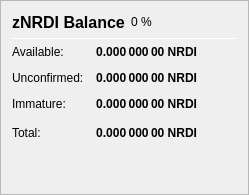
                   <widget class="QFrame" name="frame_ZerocoinBalances">
                    <property name="frameShape">
                     <enum>QFrame::StyledPanel</enum>
                    </property>
                    <property name="frameShadow">
                     <enum>QFrame::Raised</enum>
                    </property>
                    <layout class="QVBoxLayout" name="verticalLayout_7">
                     <item>
                      <layout class="QHBoxLayout" name="horizontalLayout_8" stretch="0,0,0">
                       <item>
                        <widget class="QLabel" name="label_5z_3">
                         <property name="minimumSize">
                          <size>
                           <width>0</width>
                           <height>20</height>
                          </size>
                         </property>
                         <property name="font">
                          <font>
                           <pointsize>12</pointsize>
                           <weight>75</weight>
                           <bold>true</bold>
                          </font>
                         </property>
                         <property name="text">
                          <string>zNRDI Balance</string>
                         </property>
                        </widget>
                       </item>
                       <item>
                        <widget class="QLabel" name="labelzNRDIPercent">
                         <property name="text">
                          <string notr="true">0 %</string>
                         </property>
                        </widget>
                       </item>
                       <item>
                        <spacer name="horizontalSpacer_11">
                         <property name="orientation">
                          <enum>Qt::Horizontal</enum>
                         </property>
                         <property name="sizeHint" stdset="0">
                          <size>
                           <width>40</width>
                           <height>20</height>
                          </size>
                         </property>
                        </spacer>
                       </item>
                      </layout>
                     </item>
                     <item>
                      <widget class="Line" name="line_ZerocoinBalance">
                       <property name="minimumSize">
                        <size>
                         <width>0</width>
                         <height>1</height>
                        </size>
                       </property>
                       <property name="maximumSize">
                        <size>
                         <width>16777215</width>
                         <height>1</height>
                        </size>
                       </property>
                       <property name="orientation">
                        <enum>Qt::Horizontal</enum>
                       </property>
                      </widget>
                     </item>
                     <item>
                      <layout class="QGridLayout" name="gridLayout_5">
                       <property name="spacing">
                        <number>12</number>
                       </property>
                       <item row="1" column="0">
                        <widget class="QLabel" name="labelzBalanceMatureText">
                         <property name="toolTip">
                          <string>Mature: more than 20 confirmation and more than 1 mint of the same denomination after it was minted.
These zNRDI are spendable.</string>
                         </property>
                         <property name="text">
                          <string>Available:</string>
                         </property>
                        </widget>
                       </item>
                       <item row="1" column="1">
                        <widget class="QLabel" name="labelzBalanceMature">
                         <property name="font">
                          <font>
                           <weight>75</weight>
                           <bold>true</bold>
                          </font>
                         </property>
                         <property name="toolTip">
                          <string>Mature: more than 20 confirmation and more than 1 mint of the same denomination after it was minted.
These zNRDI are spendable.</string>
                         </property>
                         <property name="text">
                          <string notr="true">0.000 000 00 NRDI</string>
                         </property>
                         <property name="alignment">
                          <set>Qt::AlignRight|Qt::AlignTrailing|Qt::AlignVCenter</set>
                         </property>
                        </widget>
                       </item>
                       <item row="2" column="0">
                        <widget class="QLabel" name="labelzBalanceUnconfirmedText">
                         <property name="toolTip">
                          <string>Unconfirmed: less than 20 confirmations
Immature: confirmed, but less than 1 mint of the same denomination after it was minted</string>
                         </property>
                         <property name="text">
                          <string>Unconfirmed:</string>
                         </property>
                        </widget>
                       </item>
                       <item row="2" column="1">
                        <widget class="QLabel" name="labelzBalanceUnconfirmed">
                         <property name="font">
                          <font>
                           <weight>75</weight>
                           <bold>true</bold>
                          </font>
                         </property>
                         <property name="toolTip">
                          <string>Unconfirmed: less than 20 confirmations
Immature: confirmed, but less than 1 mint of the same denomination after it was minted</string>
                         </property>
                         <property name="text">
                          <string notr="true">0.000 000 00 NRDI</string>
                         </property>
                         <property name="alignment">
                          <set>Qt::AlignRight|Qt::AlignTrailing|Qt::AlignVCenter</set>
                         </property>
                        </widget>
                       </item>
                       <item row="3" column="0">
                        <widget class="QLabel" name="labelzBalanceImmatureText">
                         <property name="toolTip">
                          <string>Unconfirmed: less than 20 confirmations
Immature: confirmed, but less than 1 mint of the same denomination after it was minted</string>
                         </property>
                         <property name="text">
                          <string>Immature:</string>
                         </property>
                        </widget>
                       </item>
                       <item row="3" column="1">
                        <widget class="QLabel" name="labelzBalanceImmature">
                         <property name="font">
                          <font>
                           <weight>75</weight>
                           <bold>true</bold>
                          </font>
                         </property>
                         <property name="toolTip">
                          <string>Unconfirmed: less than 20 confirmations
Immature: confirmed, but less than 1 mint of the same denomination after it was minted</string>
                         </property>
                         <property name="text">
                          <string notr="true">0.000 000 00 NRDI</string>
                         </property>
                         <property name="alignment">
                          <set>Qt::AlignRight|Qt::AlignTrailing|Qt::AlignVCenter</set>
                         </property>
                        </widget>
                       </item>
                       <item row="4" column="0">
                        <widget class="QLabel" name="labelzBalanceText">
                         <property name="toolTip">
                          <string>Your current zNRDI balance, unconfirmed and immature zNRDI included.</string>
                         </property>
                         <property name="text">
                          <string>Total:</string>
                         </property>
                        </widget>
                       </item>
                       <item row="4" column="1">
                        <widget class="QLabel" name="labelzBalance">
                         <property name="font">
                          <font>
                           <weight>75</weight>
                           <bold>true</bold>
                          </font>
                         </property>
                         <property name="cursor">
                          <cursorShape>IBeamCursor</cursorShape>
                         </property>
                         <property name="toolTip">
                          <string>Your current zNRDI balance, unconfirmed and immature zNRDI included.</string>
                         </property>
                         <property name="text">
                          <string notr="true">0.000 000 00 NRDI</string>
                         </property>
                         <property name="alignment">
                          <set>Qt::AlignRight|Qt::AlignTrailing|Qt::AlignVCenter</set>
                         </property>
                         <property name="textInteractionFlags">
                          <set>Qt::LinksAccessibleByMouse|Qt::TextSelectableByKeyboard|Qt::TextSelectableByMouse</set>
                         </property>
                        </widget>
                       </item>
                       <item row="4" column="2">
                        <spacer name="horizontalSpacer_4">
                         <property name="orientation">
                          <enum>Qt::Horizontal</enum>
                         </property>
                         <property name="sizeHint" stdset="0">
                          <size>
                           <width>40</width>
                           <height>20</height>
                          </size>
                         </property>
                        </spacer>
                       </item>
                      </layout>
                     </item>
                     <item>
                      <spacer name="verticalSpacer_4">
                       <property name="orientation">
                        <enum>Qt::Vertical</enum>
                       </property>
                       <property name="sizeHint" stdset="0">
                        <size>
                         <width>20</width>
                         <height>40</height>
                        </size>
                       </property>
                      </spacer>
                     </item>
                    </layout>
                   </widget>
